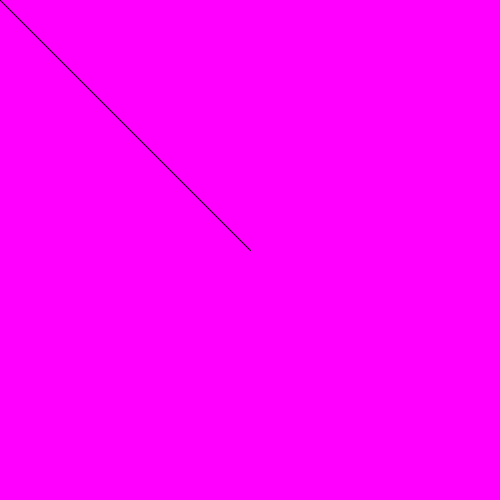
Frame 1 (no input)
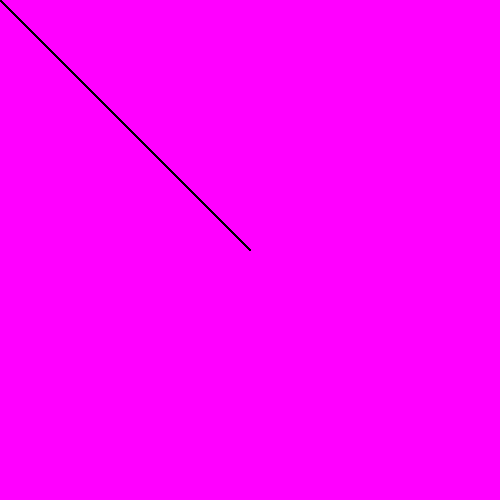
Frame 60 (the mouse pressed at the canvas centre just before this capture)
Frame 120 (the mouse held since frame 60 and released just before this capture): identical to frame 60, image omitted

The Processing sketch that drew these frames (run headless with seeded random() and noise(); from frame 60 on, the mouse is pressed at the canvas centre):

// Processing sketch: sketch_150826a
// ── sketch_150826a.pde
// Andy Sudarmadi 
// Collision Detection

// Setup runs once
void setup() {
  size(500,500);
  background(255,0,255);
}

// Draw is a loop
void draw() {
  line(width/2,height/2,mouseX,mouseY);
}
